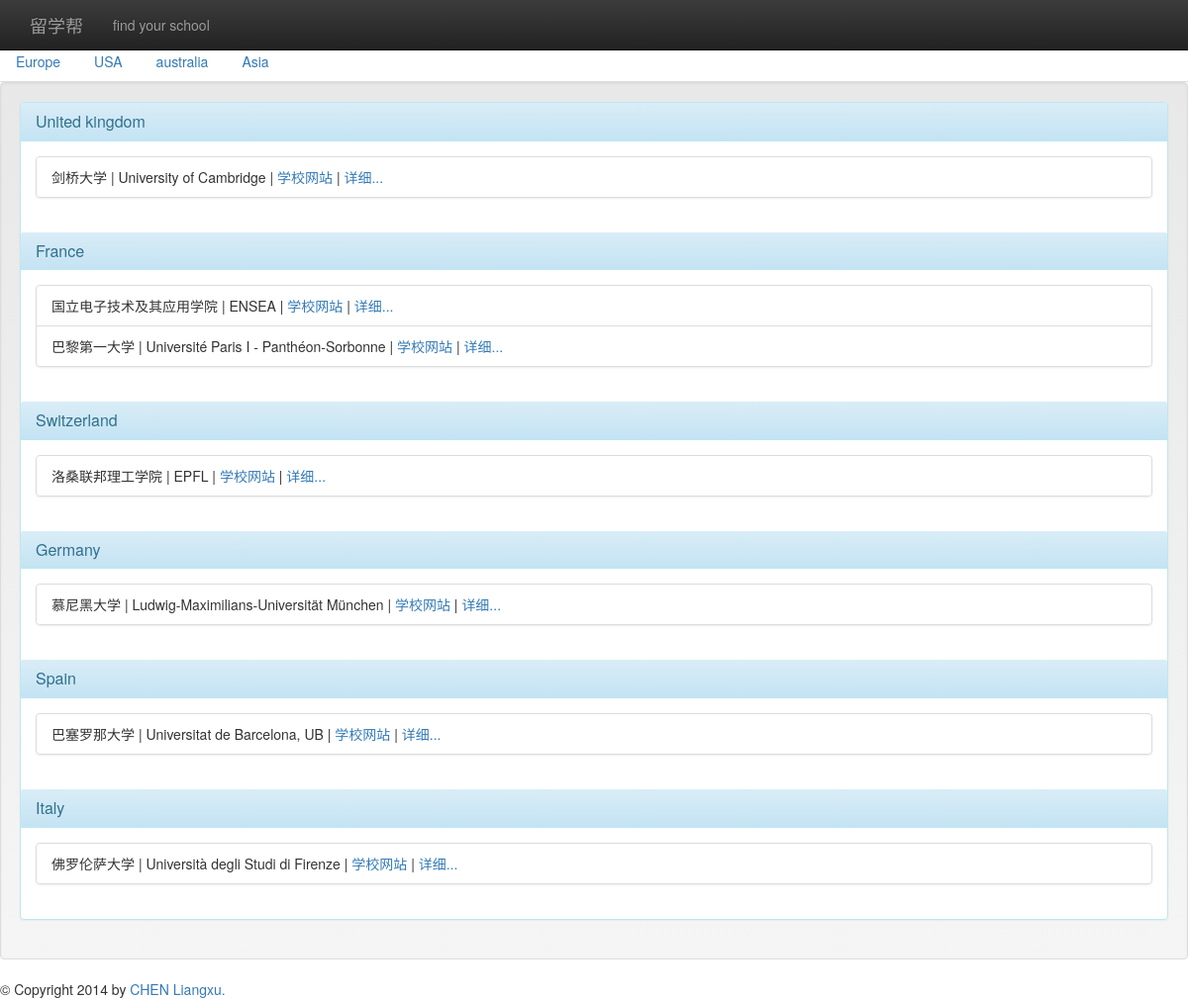
Page /place/europe/ on the committed database.
### student/models.py (models this page shows, shortened)
class School(models.Model):
    name_local = models.CharField(max_length=200, null=True)
    name_cn = models.CharField(max_length=200)
    adress = models.CharField(max_length=200, null=True)
    country = models.CharField(max_length=2,
                               choices=constant.COUNTRY_CHOICES,
                               null=True)
    city = models.CharField(max_length=50, null=True)
    code_postal = models.CharField(max_length=10, null=True)
    site = models.CharField(max_length=200, null=True)
    is_active = models.BooleanField(default=False)
    detail = models.TextField()

### student/views.py (the view)
# urls.py: url(r'^place/(?P<para>\w+)/$', 'student.views.school_list_by_place', name='school'),
def school_list_by_place(request, para='europe'):
    content = {}
    content['schools'] = {}
    countrys = constant.LIST_COUNTRY[para]
    full_name_country = []
    for country in countrys:
        full_name_country.append((country, constant.COUNTRY_NAME[country]))
        schools = School.objects.filter(country=country)
        if schools:
            content['schools'][country] = schools
    content['countrys'] = full_name_country
    return render(request, 'school.html', content)

### student/views.py (called while the page is built)
@register.filter
def get_item(dictionary, key):
    return dictionary.get(key)

### student/templates/school.html (shortened to what this page needs)
{% extends "base.html" %}
{% block nav %}
<ul class="nav navbar-nav">
<li><a href="#">find your school</a></li>
</ul>
{% endblock %}
{% block content %}
    <ul class="nav nav-tabs" role="tablist" id="feature-tab">
        <li ><a href="{% url 'school' 'europe' %}" >Europe</a></li>
        <li><a href="{% url 'school' 'american' %}" >USA</a></li>
        <li><a href="{% url 'school' 'australia' %}" >australia</a></li>
        <li><a href="{% url 'school' 'asia' %}" >Asia</a></li>
    </ul>
    <div class="tab-content">
        <div class="tab-pane active" id="tab-edu">
			<div class="well">
	        	<div class="panel panel-info">
	        	{% for country in countrys %}
		        	<div class="panel-heading">
					    <h3 class="panel-title">{{ country.1 }}</h3>
					</div>
					{% if schools|get_item:country.0 %}
					<div class="panel-body">
					  	<ul class="list-group">
		        	    {% for school in schools|get_item:country.0 %}
					  	<li class="list-group-item"> {{school.name_cn}} | {{ school.name_local }} | <a href="{{ school.site}}">学校网站</a> | <a href="{% url 'school_detail' school.id %}">详细...</a></li>
					  	 {% endfor %}
					  	</ul>
					  </div>
					 {% endif %}
				{% endfor %}
				</div>
			</div>
        </div>
    </div>
{% endblock %}

### rows in the picture
School: name_cn "剑桥大学", name_local "University of Cambridge"
School: name_cn "国立电子技术及其应用学院", name_local "ENSEA"
School: name_cn "巴黎第一大学", name_local "Université Paris I - Panthéon-Sorbonne"
School: name_cn "洛桑联邦理工学院", name_local "EPFL"
School: name_cn "慕尼黑大学", name_local "Ludwig-Maximilians-Universität München"
School: name_cn "巴塞罗那大学", name_local "Universitat de Barcelona, UB"
School: name_cn "佛罗伦萨大学", name_local "Università degli Studi di Firenze"

### other values in the picture
{{ country.1 }} "United kingdom" "France" "Switzerland" "Germany" "Spain" "Italy"
